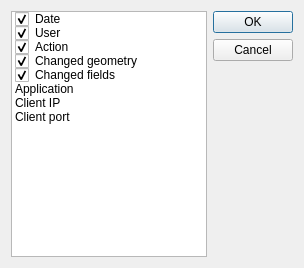
<?xml version="1.0" encoding="UTF-8"?>
<ui version="4.0">
 <class>columnChooser</class>
 <widget class="QDialog" name="columnChooser">
  <property name="geometry">
   <rect>
    <x>0</x>
    <y>0</y>
    <width>304</width>
    <height>268</height>
   </rect>
  </property>
  <property name="windowTitle">
   <string>Logged actions table :: column chooser</string>
  </property>
  <layout class="QGridLayout" name="gridLayout">
   <item row="0" column="0">
    <widget class="QListWidget" name="columns">
     <item>
      <property name="text">
       <string>Date</string>
      </property>
      <property name="checkState">
       <enum>Checked</enum>
      </property>
     </item>
     <item>
      <property name="text">
       <string>User</string>
      </property>
      <property name="checkState">
       <enum>Checked</enum>
      </property>
     </item>
     <item>
      <property name="text">
       <string>Action</string>
      </property>
      <property name="checkState">
       <enum>Checked</enum>
      </property>
     </item>
     <item>
      <property name="text">
       <string>Changed geometry</string>
      </property>
      <property name="checkState">
       <enum>Checked</enum>
      </property>
     </item>
     <item>
      <property name="text">
       <string>Changed fields</string>
      </property>
      <property name="checkState">
       <enum>Checked</enum>
      </property>
     </item>
     <item>
      <property name="text">
       <string>Application</string>
      </property>
      <property name="checkState">
       <enum>Unchecked</enum>
      </property>
     </item>
     <item>
      <property name="text">
       <string>Client IP</string>
      </property>
      <property name="checkState">
       <enum>Unchecked</enum>
      </property>
     </item>
     <item>
      <property name="text">
       <string>Client port</string>
      </property>
      <property name="checkState">
       <enum>Unchecked</enum>
      </property>
     </item>
    </widget>
   </item>
   <item row="0" column="1">
    <widget class="QDialogButtonBox" name="buttonBox">
     <property name="orientation">
      <enum>Qt::Vertical</enum>
     </property>
     <property name="standardButtons">
      <set>QDialogButtonBox::Cancel|QDialogButtonBox::Ok</set>
     </property>
    </widget>
   </item>
  </layout>
 </widget>
 <resources/>
 <connections>
  <connection>
   <sender>buttonBox</sender>
   <signal>accepted()</signal>
   <receiver>columnChooser</receiver>
   <slot>accept()</slot>
   <hints>
    <hint type="sourcelabel">
     <x>248</x>
     <y>254</y>
    </hint>
    <hint type="destinationlabel">
     <x>157</x>
     <y>274</y>
    </hint>
   </hints>
  </connection>
  <connection>
   <sender>buttonBox</sender>
   <signal>rejected()</signal>
   <receiver>columnChooser</receiver>
   <slot>reject()</slot>
   <hints>
    <hint type="sourcelabel">
     <x>316</x>
     <y>260</y>
    </hint>
    <hint type="destinationlabel">
     <x>286</x>
     <y>274</y>
    </hint>
   </hints>
  </connection>
 </connections>
</ui>
